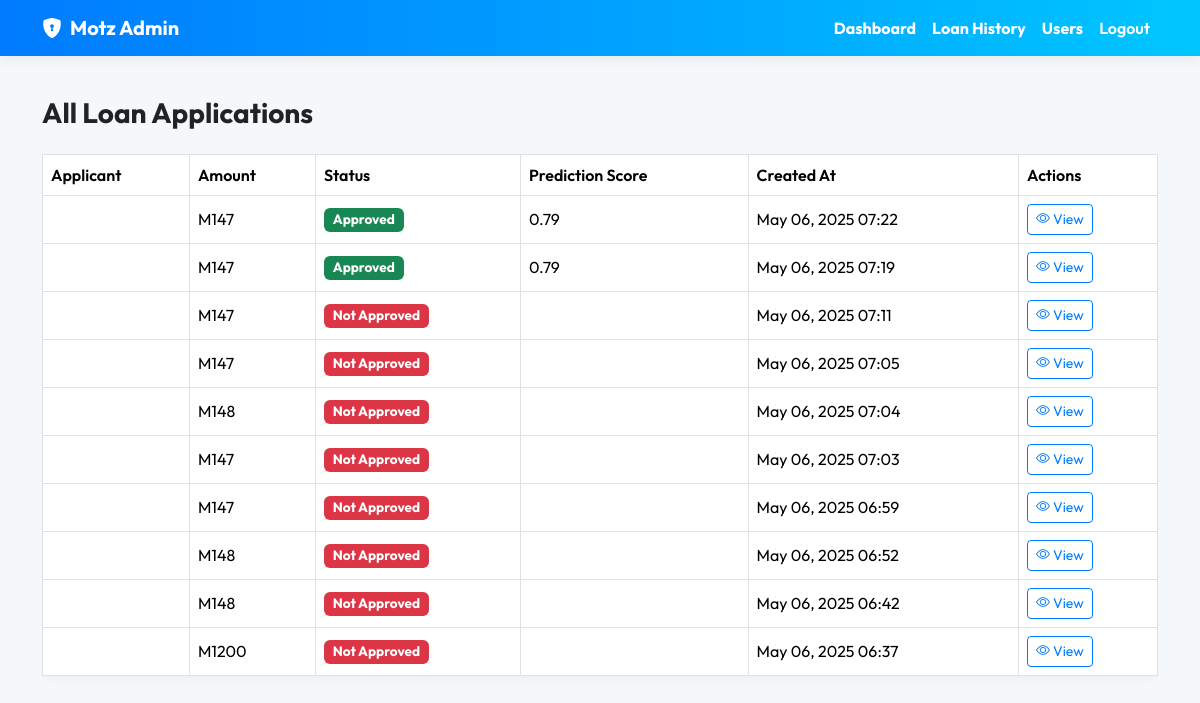
The page /motz/admin/loan-history/ on the database as committed earlier.
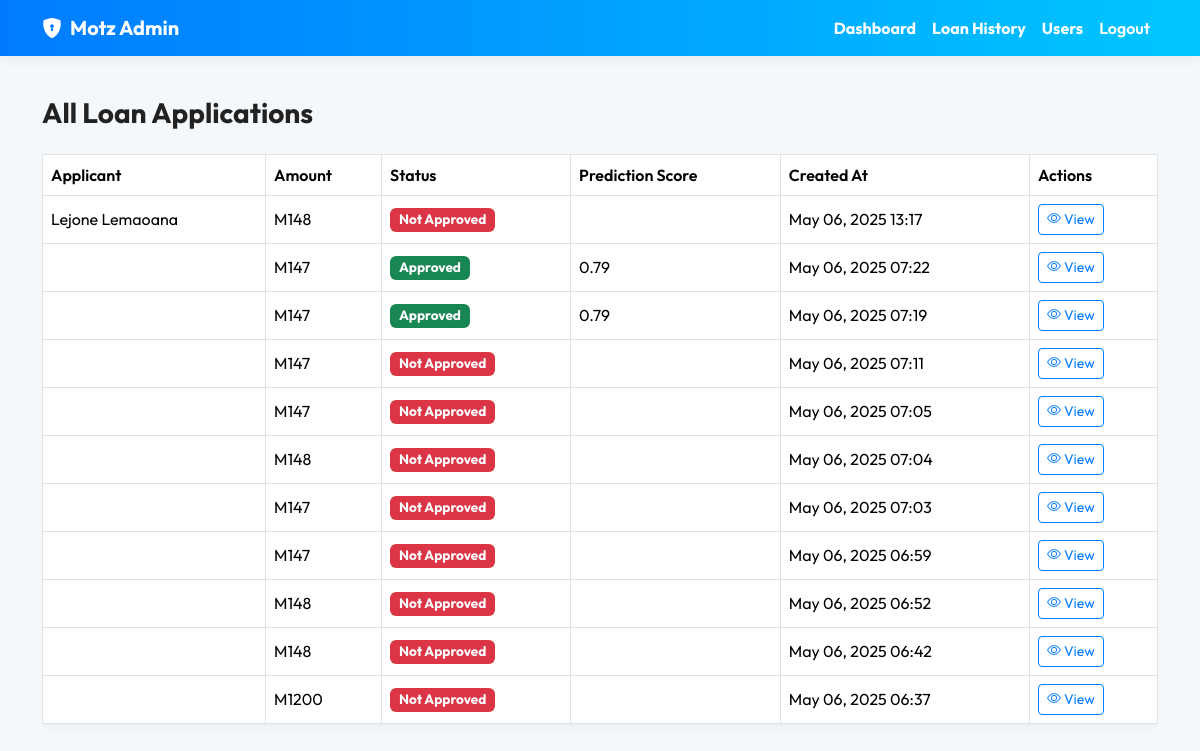
The same page on the database as committed later.
### Service/models.py (models this page shows, shortened)
class LoanApplication(models.Model):
    GENDER_CHOICES = [('Male', 'Male'), ('Female', 'Female')]
    MARRIED_CHOICES = [('Yes', 'Yes'), ('No', 'No')]
    DEPENDENTS_CHOICES = [('0', '0'), ('1', '1'), ('2', '2'), ('3+', '3+')]
    EDUCATION_CHOICES = [('Graduate', 'Graduate'), ('Not Graduate', 'Not Graduate')]
    SELF_EMPLOYED_CHOICES = [('Yes', 'Yes'), ('No', 'No')]
    PROPERTY_AREA_CHOICES = [('Urban', 'Urban'), ('Semiurban', 'Semiurban'), ('Rural', 'Rural')]
    CREDIT_HISTORY_CHOICES = [(1, 'Yes'), (0, 'No')]
    user = models.ForeignKey(User, on_delete=models.CASCADE)
    gender = models.CharField(max_length=10, choices=GENDER_CHOICES)
    married = models.CharField(max_length=10, choices=MARRIED_CHOICES)
    dependents = models.CharField(max_length=2, choices=DEPENDENTS_CHOICES)
    education = models.CharField(max_length=20, choices=EDUCATION_CHOICES)
    self_employed = models.CharField(max_length=10, choices=SELF_EMPLOYED_CHOICES)
    applicant_income = models.PositiveIntegerField()
    coapplicant_income = models.PositiveIntegerField()
    loan_amount = models.PositiveIntegerField()
    loan_amount_term = models.PositiveIntegerField(help_text="In months (e.g. 360)")
    credit_history = models.IntegerField(choices=CREDIT_HISTORY_CHOICES)
    predicted_status = models.CharField(max_length=20, null=True, blank=True)
    prediction_score = models.FloatField(null=True, blank=True)
    property_area = models.CharField(max_length=20, choices=PROPERTY_AREA_CHOICES)
    created_at = models.DateTimeField(auto_now_add=True)
    recommended_amount = models.PositiveIntegerField(null=True, blank=True, help_text="Suggested amount if initial request not approved")

### Service/views.py (the view)
# urls.py: path('motz/admin/loan-history/', views.admin_loan_history, name='admin_loan_history'),
def admin_loan_history(request):
    loan_apps = LoanApplication.objects.all().order_by('-created_at')  # You can paginate if needed
    return render(request, 'service/admin/admin_loan_history.html', {'loan_apps': loan_apps})

### Service/templates/service/admin/admin_loan_history.html (shortened to what this page needs)
<!DOCTYPE html>
<html lang="en">
<head>
  <link href="https://cdn.jsdelivr.net/npm/bootstrap@5.3.2/dist/css/bootstrap.min.css" rel="stylesheet">
  <link rel="stylesheet" href="https://cdn.jsdelivr.net/npm/bootstrap-icons@1.10.5/font/bootstrap-icons.css">
</head>
<body>
  {% include "service/admin/navbar.html" %}
  <div class="container mt-5 pt-5">
    <h3 class="mb-4">All Loan Applications</h3>
    <div class="table-responsive">
      <table class="table table-bordered table-hover shadow-sm bg-white rounded">
        <thead>
          <tr>
            <th>Applicant</th>
            <th>Amount</th>
            <th>Status</th>
            <th>Prediction Score</th>
            <th>Created At</th>
            <th>Actions</th>
          </tr>
        </thead>
        <tbody>
          {% for app in loan_apps %}
          <tr>
            <td>{{ app.user.get_full_name }}</td>
            <td>M{{ app.loan_amount }}</td>
            <td>
              {% if app.predicted_status == 'Approved' %}
                <span class="badge bg-success">Approved</span>
              {% else %}
                <span class="badge bg-danger">Not Approved</span>
              {% endif %}
            </td>
            <td>{{ app.prediction_score|floatformat:2 }}</td>
            <td>{{ app.created_at|date:"M d, Y H:i" }}</td>
            <td>
              <button class="btn btn-sm btn-outline-primary" data-bs-toggle="modal" data-bs-target="#loanDetailModal"
                  data-user="{{ app.user.get_full_name }}"
                  data-amount="{{ app.loan_amount }}"
                  data-status="{{ app.predicted_status }}"
                  data-score="{{ app.prediction_score|floatformat:2 }}"
                  data-gender="{{ app.gender }}"
                  data-education="{{ app.education }}"
                  data-self-employed="{{ app.self_employed }}"
                  data-property="{{ app.property_area }}"
                  data-created="{{ app.created_at|date:'M d, Y H:i' }}">
                <i class="bi bi-eye"></i> View
              </button>
            </td>
          </tr>
          {% empty %}
          <tr>
            <td colspan="6" class="text-center text-muted">No loan applications found.</td>
          </tr>
          {% endfor %}
        </tbody>
      </table>
    </div>
  </div>
</body>
</html>

Rows that differ between the two databases and show on the page:
added LoanApplication: user.get_full_name "Lejone Lemaoana", loan_amount "148", shows "Not Approved", created_at "May 06, 2025 13:17"
